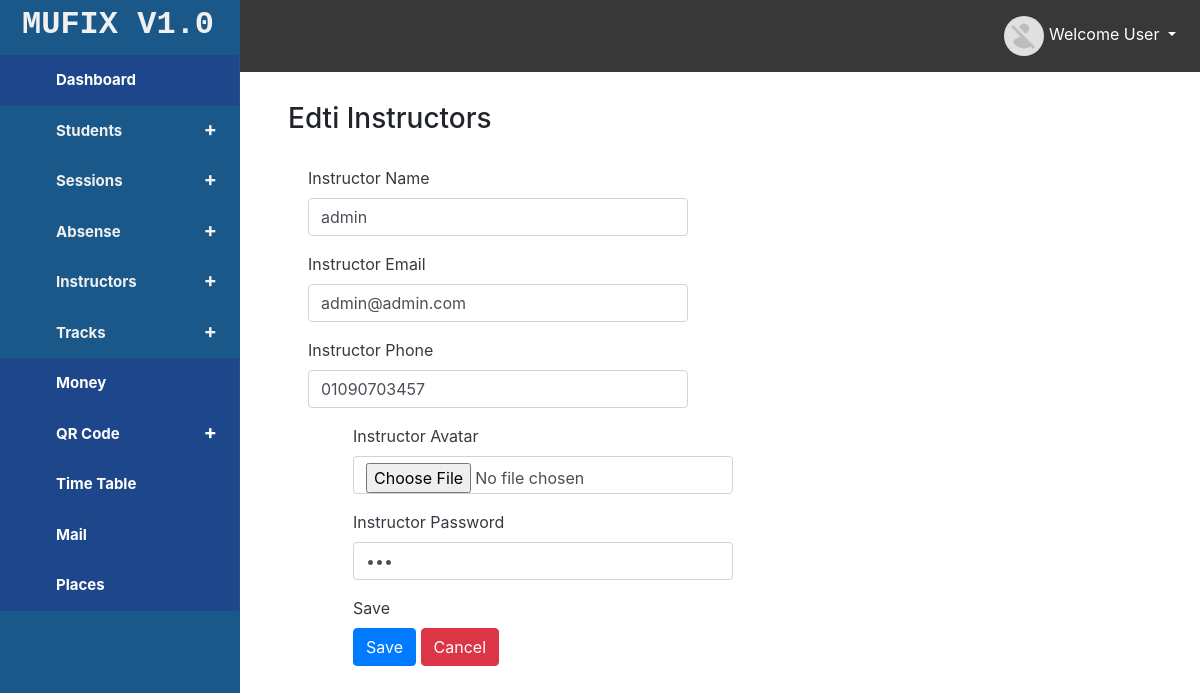
The app's page /instructor/edit/18 (signed in) with its own data.
### tables this page shows
CREATE TABLE `att_instructors` (
  `instructor_id` int(11) NOT NULL,
  `instructor_name` varchar(50) NOT NULL,
  `instructor_email` varchar(50) NOT NULL,
  `instructor_phone` varchar(14) NOT NULL,
  `instructor_avatar` varchar(255) DEFAULT NULL,
  `instructor_password` varchar(50) NOT NULL,
  `instructor_role` varchar(10) NOT NULL DEFAULT 'general'
);

### app/controllers/abstractcontroller.php (called while the page is built, shortened)
<?php
class AbstractController
{
    protected $CONTROLLER;
    protected $ACTION;
    protected $TEMPLATE;
    public $_DATA;
    public function view(){
        $view =VIEW_PATH.strtolower($this->CONTROLLER).DS.strtolower($this->ACTION).'.view.php';
        $this->TEMPLATE->setData($this->_DATA);
        $this->TEMPLATE->setView($view);
        $this->TEMPLATE->RenderApp();
    }
    public function setController($controller){
        $this->CONTROLLER=$controller;
    }
    public function setAction($action){
        $this->ACTION=$action;
    }
    public function setTemplate($template){
        $this->TEMPLATE=$template;
    }
}

### app/lib/brain.php (called while the page is built, shortened)
<?php
class Brain
{
    private $_controller;
    private $_action;
    private $_params;
    private $_template;
    public function __construct(\App\Lib\Template $template)
    {
        if (isset($_SESSION['user_auth'])) {
            $this->_controller = 'index';
            $this->_action = 'default';
            $this->_template=$template;
        }
    }
    public function _parseUrl($url)
    {
        $url = trim($url, '/');
        $url_parts = explode('/', $url, 3);
        if (isset($url_parts[0]) and !empty($url_parts[0])){
            $this->_controller = $url_parts[0];
        }
        if (isset($url_parts[1]) and !empty($url_parts[1])){
            $this->_action = $url_parts[1];
        }
        if (isset($url_parts[2]) and !empty($url_parts[2])){
            $this->_params = explode('/', $url_parts[2]);
        }
    }
    public function _dispath()
    {
        $this->_controller=ucfirst($this->_controller);
        $CONTROLLERNAME=$this->_controller.'Controller';
        $CONTROLLERNAME='App\Controllers\\'.$CONTROLLERNAME;
        $ACTIONNAME=$this->_action;
        if (!class_exists($CONTROLLERNAME)){
            $CONTROLLERNAME=self::NOTFOUNDCONTROLLER;
            $this->_controller='NotFound';
            $this->_action='notfound';
            $ACTIONNAME=$this->_action;
        }else{
            if(!method_exists(new $CONTROLLERNAME,$ACTIONNAME.'Action')){
                $this->_action='notfound';
                $ACTIONNAME=$this->_action;
            }else{
                $ACTIONNAME=$this->_action;
            }
        }
        $object=new $CONTROLLERNAME;
        $object->setController($this->_controller);
        $object->setAction($this->_action);
        $object->setParams($this->_params);
        $object->setTemplate($this->_template);
        $ACTIONNAME=$ACTIONNAME.'Action';
        ($object)->$ACTIONNAME();
    }
}

### public/index.php (called while the page is built, shortened)
<?php
$RESOURCES=require_once '..'.DS.'app'.DS.'config'.DS.'tempconfig.php';
$Startup=new Lib\Brain(new  Lib\Template($RESOURCES));
$Startup->_dispath();

### app/models/abstractmodel.php (called while the page is built, shortened)
<?php
class AbstractModel
{
    public function getByPk($PK){
        $SQL="SELECT * FROM ".static::$TABLE_NAME." WHERE ".static::$PRIMARY_KEY."=$PK";
        $Handler=Database::Connection();
        $Stmt=$Handler->prepare($SQL);
        $Stmt->execute();
        if ($Stmt->rowCount()>0){
            return array(
                'Msg'        =>'Existing Record',
                'Type'       =>'success',
                'Data'       =>$Stmt->fetchAll(\PDO::FETCH_CLASS,__CLASS__),
                'Status'     =>true
            );
        }
    }
}

### app/views/instructor/edit.view.php (the view, shortened to what this page needs)
<?php
extract($this->Data);
?>
<div class="container">
    <div class="row">
        <div class="col-xs-12">
            <div class="track-panel">
                <h3>Edti Instructors </h3>
            </div>
        </div>
        <div class="col-xs-12 trackss">
            <div class="col-xs-12 add-track">
                <form autocomplete="off" novalidate method="post" action="/instructor/edit/<?=$instructor[0]->instructor_id;?>" enctype="multipart/form-data">
                    <div class="col-xs-6 tracks-left-side">
                        <div class="form-group">
                            <label><span class="text-dark">Instructor Name</span></label>
                            <input type="text" name="instructor_name" class="form-control"  placeholder="Instructor Name" value="<?=$instructor[0]->instructor_name;?>">
                        </div>
                        <div class="form-group">
                            <label><span class="text-dark">Instructor Email</span></label>
                            <input type="text" name="instructor_email" class="form-control"  placeholder="Instructor Email" value="<?=$instructor[0]->instructor_email;?>">
                        </div>
                        <div class="form-group">
                            <label><span class="text-dark">Instructor Phone</span></label>
                            <input type="text" name="instructor_phone" class="form-control"  placeholder="Instructor Phone" value="<?=$instructor[0]->instructor_phone;?>">
                        </div>
                    </div>
                    <div class="col-xs-6 tracks-right-side">
                        <div class="form-group">
                            <label><span class="text-dark">Instructor Avatar</span></label>
                            <input type="file" class="form-control" name="instructor_avatar"  placeholder="Instructor Avatar">
                        </div>
                        <div class="form-group">
                            <label><span class="text-dark">Instructor Password</span></label>
                            <input type="password" name="instructor_password" class="form-control"  placeholder="Instructor Password" value="<?=$instructor[0]->instructor_password;?>">
                        </div>
                        <div class="form-group">
                            <label><span class="text-dark">Save</span></label>
                            <br>
                            <button type="submit" class="btn btn-primary  ">Save</button>
                            <a href="/instructor/default" type="submit" class="btn btn-danger ">Cancel</a>
                        </div>
                    </div>
                </form>
            </div>
        </div>
    </div>
</div>

### public/css/simple-sidebar.css (style rules this page uses)
body { overflow-x: hidden; }

### public/css/mystyle.css (style rules this page uses)
* { box-sizing:border-box; -moz-box-sizing:border-box; -webkit-box-sizing:border-box; }
body { background: #f0f0f0; }
body { margin: 0; padding: 0; }
#page-content-wrapper .row ,.row { display: block; }
#page-content-wrapper .row form { margin: 30px }
.trackss { width: 90%; margin: auto; margin-bottom: 50px; }
.tracks-right-side { margin-left: 45px; }
.tracks-left-side { margin-right: 45px; }
.tracks-left-side,.tracks-right-side { float: left; width: 45%; }
#page-content-wrapper .row .trackss form { margin: 0px; margin-left: 20px; }
.track-panel { margin: 30px auto; width: 90%; }

### records on screen
att_instructors: instructor_name "admin", instructor_email "admin@admin.com", instructor_phone "01090703457"
